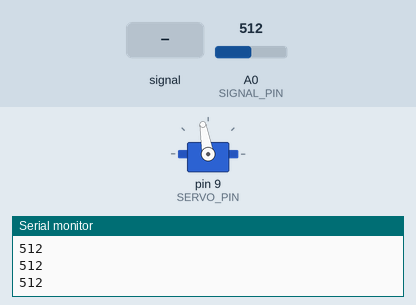
Recording of a sketch running on a simulated Arduino Uno, built with avr-gcc and run on an emulated ATmega328P. Shown: servo, the last lines printed to the serial monitor. The inputs (shaded band) are chosen by the test bench; at power-on: A0 (SIGNAL_PIN) = 512.

Above: at 2.2 s.
2.3 s: A0 (SIGNAL_PIN) fed a 200 Hz sine of ±460 counts around its level
At 5.2 s:
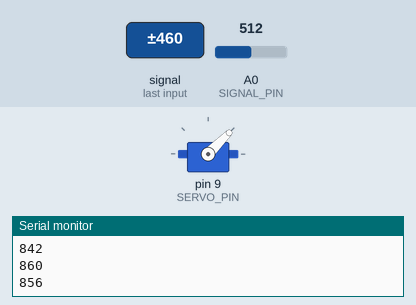
5.3 s: A0 (SIGNAL_PIN) set to 716
At 6.4 s:
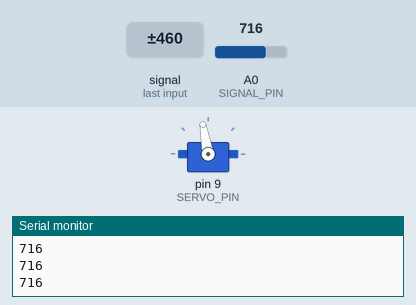
6.8 s: A0 (SIGNAL_PIN) set to 308
8.3 s: A0 (SIGNAL_PIN) set to 290
At 8.9 s:
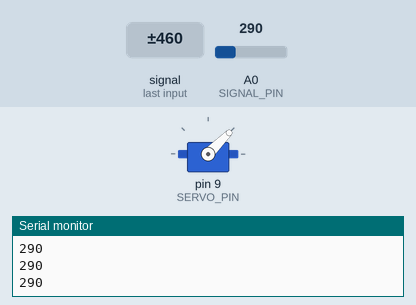
9.8 s: A0 (SIGNAL_PIN) set to 306
At 10.3 s:
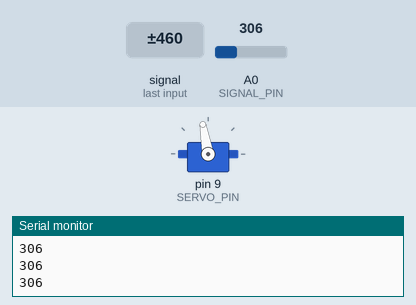
Timing chart, 0 to 12.3 s (numbered marks = the images above; inputs shaded):
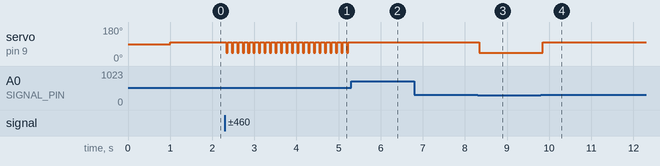

Measured:
- the behaviour switches between 300 and 299 on A0 (SIGNAL_PIN) (found by bisection; images 2 and 3)
- after the input at 2.3 s, servo on pin 9 (SERVO_PIN): alternates 100° for 0.09 s and 45° for 0.04 s, starting at once
- after the input at 5.3 s, servo on pin 9 (SERVO_PIN): stops changing and stays 100°
- after the input at 8.3 s, servo on pin 9 (SERVO_PIN): 100° → 45° at once
- after the input at 9.8 s, servo on pin 9 (SERVO_PIN): 45° → 100° at once

The sketch:

arm_controller.ino
```cpp
#include <Servo.h>
#include <movingAvg.h>

// CONSTANTS
#define SIGNAL_PIN A0           // Analog pin for sensor input
#define SERVO_PIN 9             // Digital PWM pin signaling servo motor
#define SERVO_OPEN 45           // Servo angle for open position
#define SERVO_CLOSED 100          // Servo angle for closed position
#define N_SAMPLES 10            // Number of samples for calculating sensor moving average
#define ACTIVATION_DELTA 300    // Activation delta for idle / activated reading

enum class ClawState
{
  OPEN,
  CLOSED
};

// GLOBALS
ClawState state;
Servo servo;
movingAvg samples(N_SAMPLES);
int idleAvg;

// INIT
void setup() {
  state = ClawState::CLOSED;
  servo.attach(SERVO_PIN);
  delay(1000);
  samples.begin();
  for(int i = 0; i < N_SAMPLES; i += 1) samples.reading(analogRead(SIGNAL_PIN));
  idleAvg = 0; //samples.getAvg();
  Serial.begin(9600);
}

// MAIN LOOP
void loop() {

  samples.reading(analogRead(SIGNAL_PIN));
  Serial.println(samples.getAvg() - idleAvg);


  switch(state)
  {
    case ClawState::OPEN:
      // STATE
      servo.write(SERVO_OPEN);

      // TRANSITIONS
      if(samples.getAvg() - idleAvg > ACTIVATION_DELTA) state = ClawState::CLOSED;
      break;

    case ClawState::CLOSED:
      // STATE
      servo.write(SERVO_CLOSED);

      // TRANSITIONS
      if(samples.getAvg() - idleAvg < ACTIVATION_DELTA) state = ClawState::OPEN;
      break;
  }
}
```
